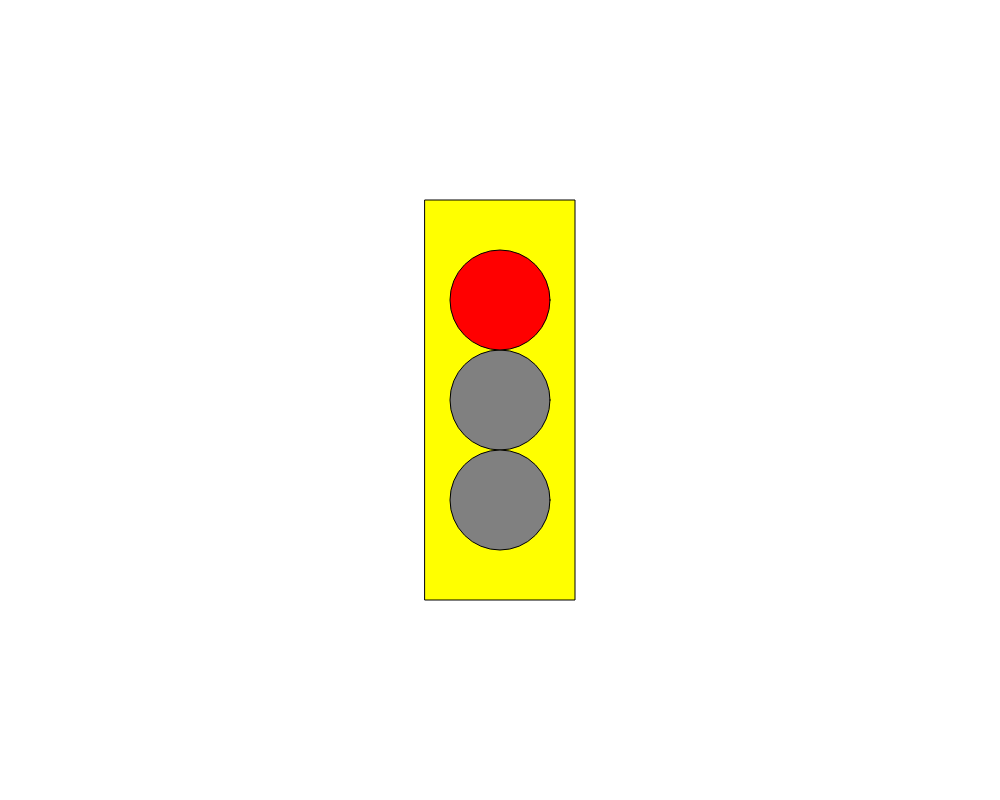
Frame 1 (no input)
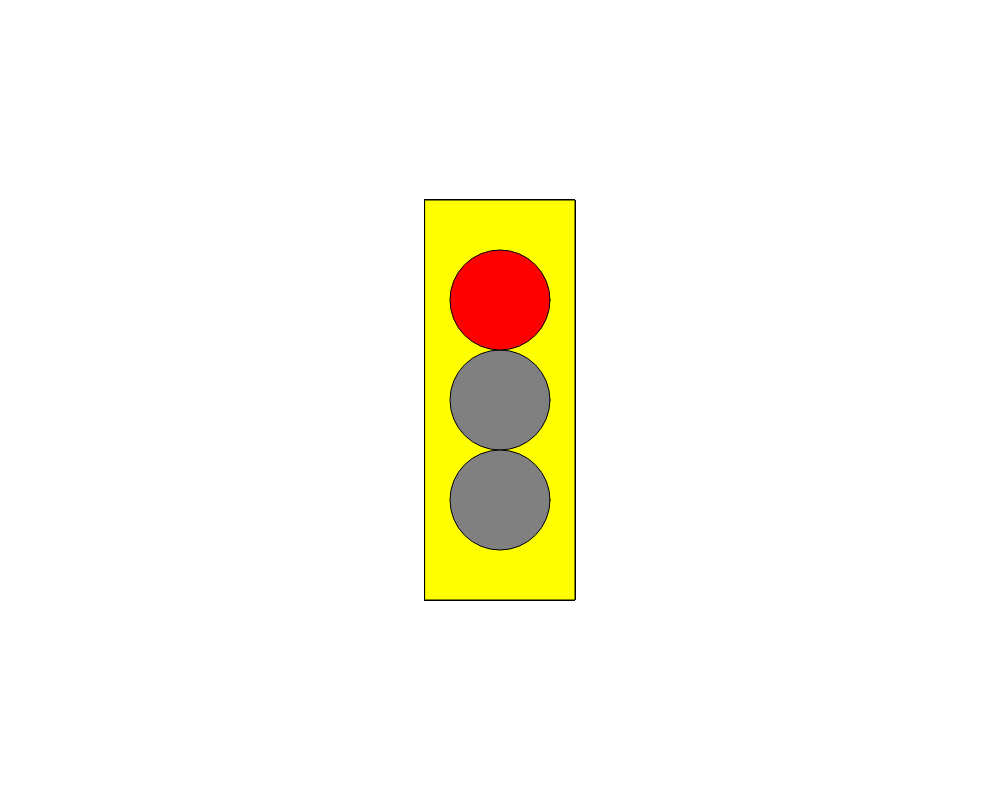
Frame 60 (no input)
Frame 120 (the mouse pressed at the canvas centre since frame 60): identical to frame 60, image omitted

The p5.js sketch that drew these frames (run headless with seeded random() and noise() and a simulated clock; from frame 60 on, the mouse is pressed at the canvas centre):

// p5.js sketch
// ── sketch.js
var myState = 0
var timer = 0

function setup() {
  // put setup code here
  createCanvas(1000, 800);
  rectMode(CENTER);
  ellipseMode(CENTER);
}

function draw() {
  // put drawing code here

  fill('yellow')
  rect(width / 2, height / 2, 150, 400)


  switch (myState) {
    case 0:
      fill('grey');
      ellipse(width / 2, height / 2, 100, 100);
      fill('red')
      ellipse(width / 2, height / 2 - 100, 100, 100);
      fill('grey')

      ellipse(width / 2, height / 2 + 100, 100, 100);

      timer++;
      if (timer > 200) {
        myState = 1;
        timer = 0;
      }
      break;

    case 1:
      fill('yellow');
      ellipse(width / 2, height / 2, 100, 100);
      fill('grey')
      ellipse(width / 2, height / 2 - 100, 100, 100);
      fill('grey')
      ellipse(width / 2, height / 2 + 100, 100, 100);

      timer++;
      if (timer > 200) {
        myState = 2;
        timer = 0;
      }
      break;


    case 2:
      fill('grey');
      ellipse(width / 2, height / 2, 100, 100);
      fill('grey')
      ellipse(width / 2, height / 2 - 100, 100, 100);
      fill('green')
      ellipse(width / 2, height / 2 + 100, 100, 100);
      timer++;
      if (timer > 200) {
        myState = 0;
        timer = 0;
      }


      break;
  }

}
